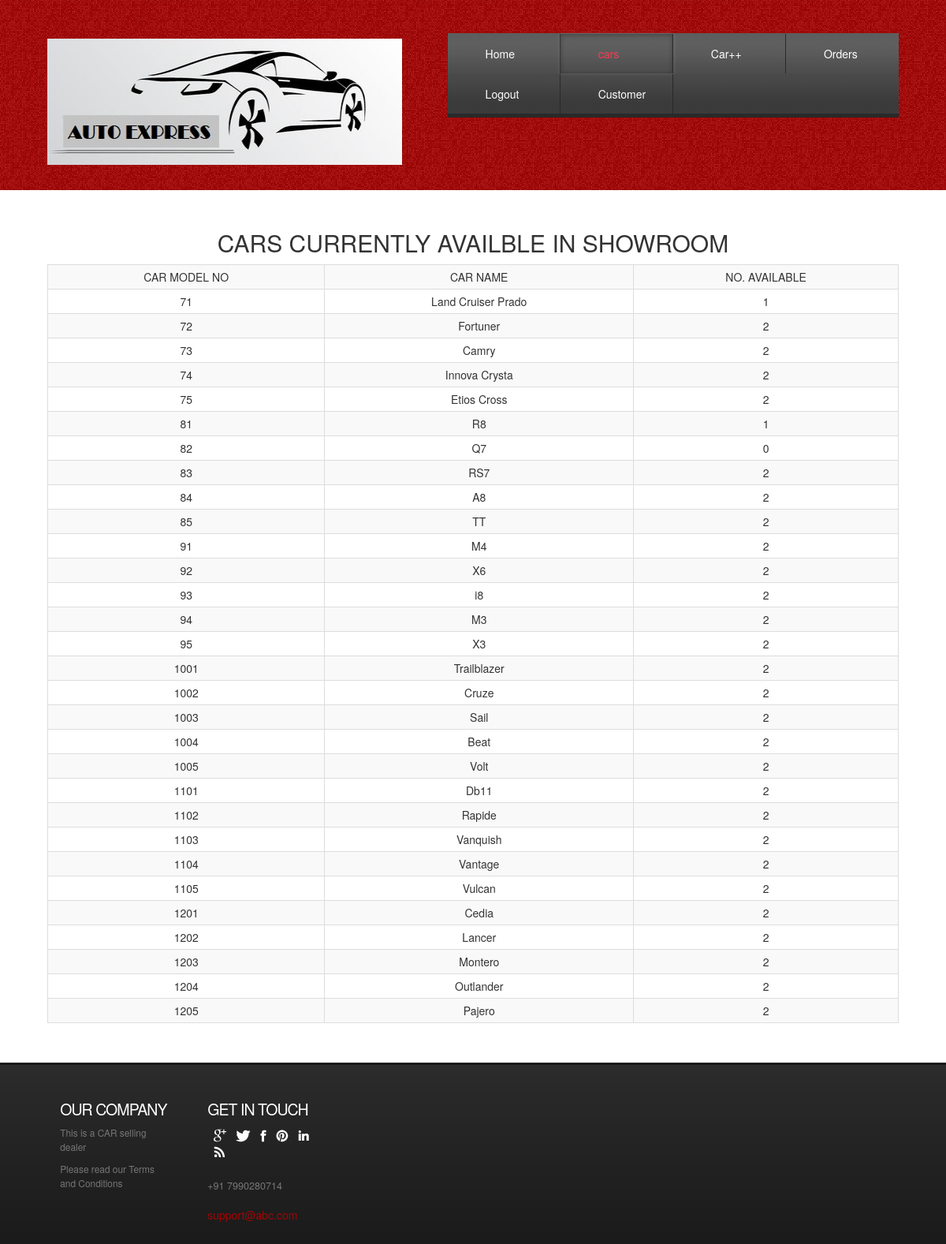
The page /admin/admincars.php (signed in) on the database its author committed.
### tables this page shows
CREATE TABLE IF NOT EXISTS `model` (
  `model` int(11) NOT NULL,
  `m_id` int(11) NOT NULL,
  `name` varchar(20) NOT NULL,
  `year` year(4) NOT NULL,
  `basic_spec` varchar(200) NOT NULL,
  PRIMARY KEY (`model`),
  KEY `m_id` (`m_id`)
);

### admin/admincars.php (the view, shortened to what this page needs)
<!DOCTYPE HTML>
<html>
<head>
<link href="css/style.css" rel="stylesheet" type="text/css" media="all" />
<link rel="stylesheet" href="https://maxcdn.bootstrapcdn.com/bootstrap/3.3.7/css/bootstrap.min.css">
</head>
<body>
<div class="header">
<div class="wrap">
	<div class="header-bot">
		 <div class="logo">
			 <a href="index.html"><img src="images/logo.png" alt="" style="width:450px; height: 160px;"></a>
		 </div>
		 <div class="cart">
		    <div class="menu-main">
			   <ul class="dc_css3_menu">
					<li><a href="admin.php">Home</a></li>
					 <li class="active"><a href="admincars.php">cars</a></li>
                     <li><a href="adminaddcar.php">Car++</a></li>
                     <li><a href="adminorders.php">Orders</a></li>
                     <li><a href="adminlogout.php">Logout</a></li>
					 <li><a href="../index.php">Customer</a></li>
		     	</ul>
			</div>
		</div>
	   </div>
	  </div>
</div>
<div class="header-bottom">
	<div class="wrap">
		<div class="page-not-found">
			<div class="text-center">
          <h2>CARS CURRENTLY AVAILBLE IN SHOWROOM
          </h2>
        </div>
        <div class="container-fluid row">
            <div class="col-md-3"></div>
          <div class="s">
                  <table class="table table-bordered table-responsive table-striped table-hover table-condensed text-center " >
                    <tr>
                        <th class = "text-center">CAR MODEL NO</th>
                        <th class = "text-center">CAR NAME</th>
                        <th class = "text-center">NO. AVAILABLE</th>
                     </tr>
                              <?php
                                 $db=mysqli_connect("localhost","root","Kushal@MySQL","car_showroom");
                                    $getcars= mysqli_query($db, "SELECT * from model");
                                    $numrows3 =mysqli_num_rows($getcars);
                                    if($numrows3 !=0)
                                    {
                                        while($row3=mysqli_fetch_assoc($getcars))
                                        {
                                                        $dbmodelno=$row3['model'];
                                                         $dbmodelname=$row3['name'];
                                                $getcarnumbers = mysqli_query($db, "SELECT * from car where model = '".$dbmodelno."'");
                                                $numrows2 =mysqli_num_rows($getcarnumbers);
                                                            echo "<tr>" ;
                                                            echo "<td>$dbmodelno</td>";
                                                           echo "<td>$dbmodelname</td>";
                                                           echo "<td> $numrows2</td>";
                                                            echo" </tr>";
                                        }
                                    }
                            ?>
                   </table>
          </div>
        </div>
		</div>
	</div>
</div>
<div class="footer">
	<div class="wrap">
	   <div class="footer-top">
				<div class="col_1_of_5 span_1_of_5">
					<div class="footer-grid twitts">
					<h3>Our Company</h3>
						<div class="f_menu">
							 <ul>
						          <li>This is a CAR selling dealer</li>
						     	  <li>Please read our Terms and Conditions </li>
						     </ul>
						</div>
				   </div>
				</div>
				<div class="col_1_of_5 span_1_of_5">
					<div class="footer-grid twitts">
						<h3>Get in touch</h3>
						<ul class="follow_icon">
							<li><a href="https://www.google.com" style="opacity: 1;"><img src="images/follow_icon.png" alt=""></a></li>
							<li><a href="#" style="opacity: 1;"><img src="images/follow_icon1.png" alt=""></a></li>
							<li><a href="#" style="opacity: 1;"><img src="images/follow_icon2.png" alt=""></a></li>
							<li><a href="#" style="opacity: 1;"><img src="images/follow_icon3.png" alt=""></a></li>
							<li><a href="#" style="opacity: 1;"><img src="images/follow_icon4.png" alt=""></a></li>
							<li><a href="#" style="opacity: 1;"><img src="images/follow_icon5.png" alt=""></a></li>
						</ul>
						<p>+91 7990280714</p>
						<span>support@abc.com</span>
					</div>
				</div>
		</div>
	</div>
</div>
</body>
</html>

### rows shown on the page
model: model "71", name "Land Cruiser Prado", numrows2 "1"
model: model "72", name "Fortuner", numrows2 "2"
model: model "73", name "Camry", numrows2 "2"
model: model "74", name "Innova Crysta", numrows2 "2"
model: model "75", name "Etios Cross", numrows2 "2"
model: model "81", name "R8", numrows2 "1"
model: model "82", name "Q7", numrows2 "0"
model: model "83", name "RS7", numrows2 "2"
model: model "84", name "A8", numrows2 "2"
model: model "85", name "TT", numrows2 "2"
model: model "91", name "M4", numrows2 "2"
model: model "92", name "X6", numrows2 "2"
model: model "93", name "i8", numrows2 "2"
model: model "94", name "M3", numrows2 "2"
model: model "95", name "X3", numrows2 "2"
model: model "1001", name "Trailblazer", numrows2 "2"
model: model "1002", name "Cruze", numrows2 "2"
model: model "1003", name "Sail", numrows2 "2"
model: model "1004", name "Beat", numrows2 "2"
model: model "1005", name "Volt", numrows2 "2"
model: model "1101", name "Db11", numrows2 "2"
model: model "1102", name "Rapide", numrows2 "2"
model: model "1103", name "Vanquish", numrows2 "2"
model: model "1104", name "Vantage", numrows2 "2"
model: model "1105", name "Vulcan", numrows2 "2"
model: model "1201", name "Cedia", numrows2 "2"
model: model "1202", name "Lancer", numrows2 "2"
model: model "1203", name "Montero", numrows2 "2"
model: model "1204", name "Outlander", numrows2 "2"
model: model "1205", name "Pajero", numrows2 "2"
